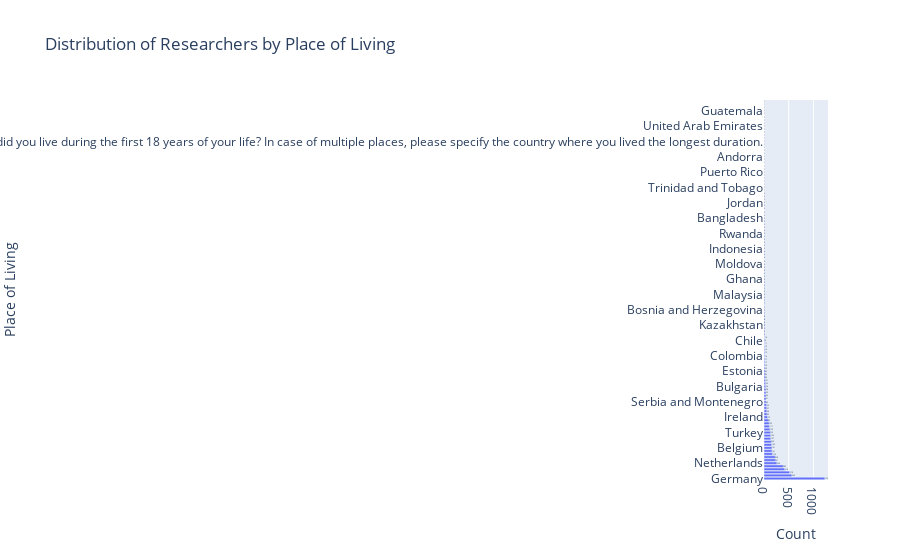

Here is the notebook cell this chart was saved with:
### Markdown cell above
## Living Place after age of 18

### Code cell
total_researchers = df2['ResponseId'].nunique()

responded_count = df2['DE5'].notna().sum()
not_responded_count = total_researchers - responded_count

responded_percentage = (responded_count / total_researchers) * 100
not_responded_percentage = (not_responded_count / total_researchers) * 100

print("\n===== Place of Living (First 18 Years) Response Statistics =====")
print(f"Total unique researchers (participants): {total_researchers}")
print(f"Responded to place of living question: {responded_count} ({responded_percentage:.2f}%)")
print(f"Did not respond: {not_responded_count} ({not_responded_percentage:.2f}%)\n")

# Place of living distribution (only respondents)
place_counts_filtered = df2['DE5'].dropna().value_counts().reset_index()
place_counts_filtered.columns = ['Place of Living', 'Count']
place_counts_filtered['Percentage'] = (place_counts_filtered['Count'] / responded_count) * 100
place_counts_filtered = place_counts_filtered.sort_values(by='Count', ascending=False)

print("\n===== Place of Living Distribution (Only Respondents) =====")
for place, count, percentage in place_counts_filtered.values:
    print(f"{place}: {count} ({percentage:.2f}%)")

fig2 = px.bar(place_counts_filtered, x='Count', y='Place of Living', 
              orientation='h', title='Distribution of Researchers by Place of Living',
              text='Count')
fig2.show()

### Figure 1 — Plotly figure (JSON) as saved in the notebook; plotly's stock layout.template omitted (floating-point values rounded to 4 significant figures)
{"data": [{"hovertemplate": "Count=%{text}<br>Place of Living=%{y}<extra></extra>", "legendgroup": "", "marker": {"color": "#636efa", "pattern": {"shape": ""}}, "name": "", "orientation": "h", "showlegend": false, "text": [1230.0, 563.0, 518.0, 418.0, 389.0, 260.0, 231.0, 228.0, 174.0, 161.0, 161.0, 155.0, 149.0, 137.0, 136.0, 129.0, 120.0, 111.0, 105.0, 90.0, 73.0, 63.0, 58.0, 57.0, 54.0, 43.0, 41.0, 40.0, 39.0, 38.0, 34.0, 33.0, 31.0, 26.0, 26.0, 25.0, 20.0, 18.0, 17.0, 17.0, 16.0, 15.0, 14.0, 13.0, 11.0, 10.0, 10.0, 9.0, 9.0, 9.0, 8.0, 8.0, 8.0, 8.0, 7.0, 7.0, 7.0, 7.0, 7.0, 6.0, 6.0, 5.0, 5.0, 5.0, 5.0, 5.0, 5.0, 4.0, 4.0, 4.0, 4.0, 4.0, 4.0, 4.0, 4.0, 3.0, 3.0, 3.0, 3.0, 3.0, 3.0, 3.0, 3.0, 3.0, 3.0, 2.0, 2.0, 2.0, 2.0, 2.0, 2.0, 2.0, 2.0, 2.0, 1.0, 1.0, 1.0, 1.0, 1.0, 1.0, 1.0, 1.0, 1.0, 1.0, 1.0, 1.0, 1.0, 1.0, 1.0, 1.0, 1.0, 1.0, 1.0, 1.0, 1.0, 1.0, 1.0, 1.0, 1.0, 1.0, 1.0, 1.0, 1.0, 1.0], "textposition": "auto", "type": "bar", "x": [1230, 563, 518, 418, 389, 260, 231, 228, 174, 161, 161, 155, 149, 137, 136, 129, 120, 111, 105, 90, 73, 63, 58, 57, 54, 43, 41, 40, 39, 38, 34, 33, 31, 26, 26, 25, 20, 18, 17, 17, 16, 15, 14, 13, 11, 10, 10, 9, 9, 9, 8, 8, 8, 8, 7, 7, 7, 7, 7, 6, 6, 5, 5, 5, 5, 5, 5, 4, 4, 4, 4, 4, 4, 4, 4, 3, 3, 3, 3, 3, 3, 3, 3, 3, 3, 2, 2, 2, 2, 2, 2, 2, 2, 2, 1, 1, 1, 1, 1, 1, 1, 1, 1, 1, 1, 1, 1, 1, 1, 1, 1, 1, 1, 1, 1, 1, 1, 1, 1, 1, 1, 1, 1, 1], "xaxis": "x", "y": ["Germany", "United Kingdom", "Italy", "France", "Spain", "Netherlands", "Sweden", "Poland", "Denmark", "Finland", "Belgium", "United States", "Portugal", "Austria", "Switzerland", "Turkey", "Norway", "Greece", "Romania", "Russia", "Ireland", "Croatia", "Hungary", "Ukraine", "Canada", "Serbia and Montenegro", "India", "Slovakia", "Slovenia", "Australia", "Bulgaria", "China", "Brazil", "Iran", "Lithuania", "Estonia", "Argentina", "Cyprus", "Iceland", "Mexico", "Colombia", "South Africa", "Latvia", "Czech Republic", "New Zealand", "Chile", "Nigeria", "Japan", "Israel", "Macedonia", "Kazakhstan", "Ecuador", "Albania", "Belarus", "Luxembourg", "Bosnia and Herzegovina", "Egypt", "Hong Kong", "Pakistan", "Venezuela", "Malaysia", "Korea, South", "Peru", "Kenya", "Taiwan", "Ghana", "Syria", "Algeria", "Malta", "Zimbabwe", "Moldova", "Philippines", "Cuba", "Ethiopia", "Cameroon", "Indonesia", "Georgia", "Thailand", "Azerbaijan", "Armenia", "Rwanda", "Lebanon", "Vietnam", "Bolivia", "Singapore", "Bangladesh", "Mozambique", "Iraq", "Morocco", "Congo, Democratic Republic of the", "Jordan", "Uruguay", "Gibraltar", "Costa Rica", "Guyana", "Trinidad and Tobago", "Netherlands Antilles", "Mauritius", "Zambia", "Burkina Faso", "Puerto Rico", "Spratly Islands", "Paraguay", "Tanzania", "Antarctica", "Andorra", "Djibouti", "Sri Lanka", "Malawi", "Isle of Man", "Where did you live during the first 18 years of your life? In case of multiple places, please specify the country where you lived the longest duration.", "Faroe Islands", "Honduras", "Namibia", "Guernsey", "United Arab Emirates", "French Guiana", "Jersey", "Cook Islands", "West Bank", "Guatemala", "Reunion", "Dominican Republic", "Uzbekistan"], "yaxis": "y"}], "layout": {"barmode": "relative", "legend": {"tracegroupgap": 0}, "title": {"text": "Distribution of Researchers by Place of Living"}, "xaxis": {"anchor": "y", "domain": [0, 1], "title": {"text": "Count"}}, "yaxis": {"anchor": "x", "domain": [0, 1], "title": {"text": "Place of Living"}}}}
